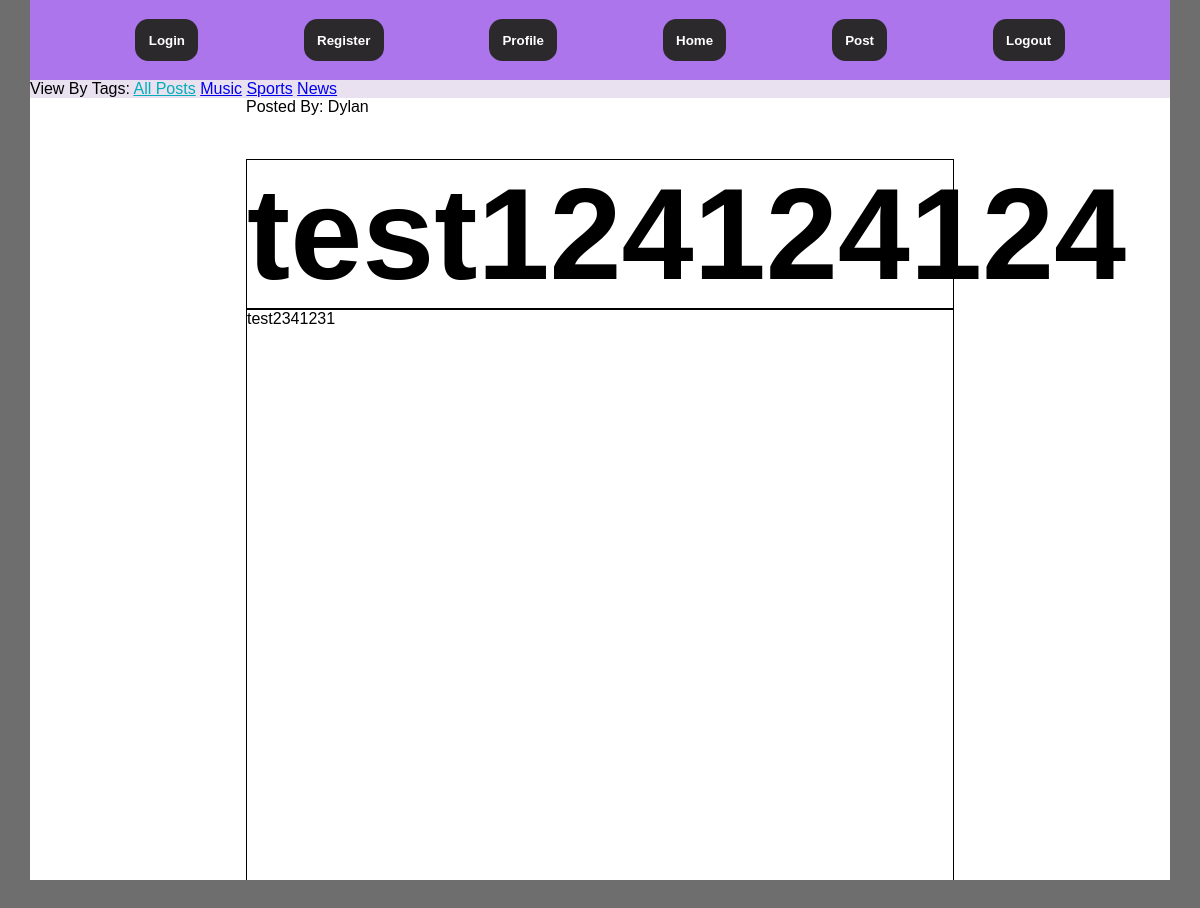
The app's page /Front-end/HTML/home.php, older data.
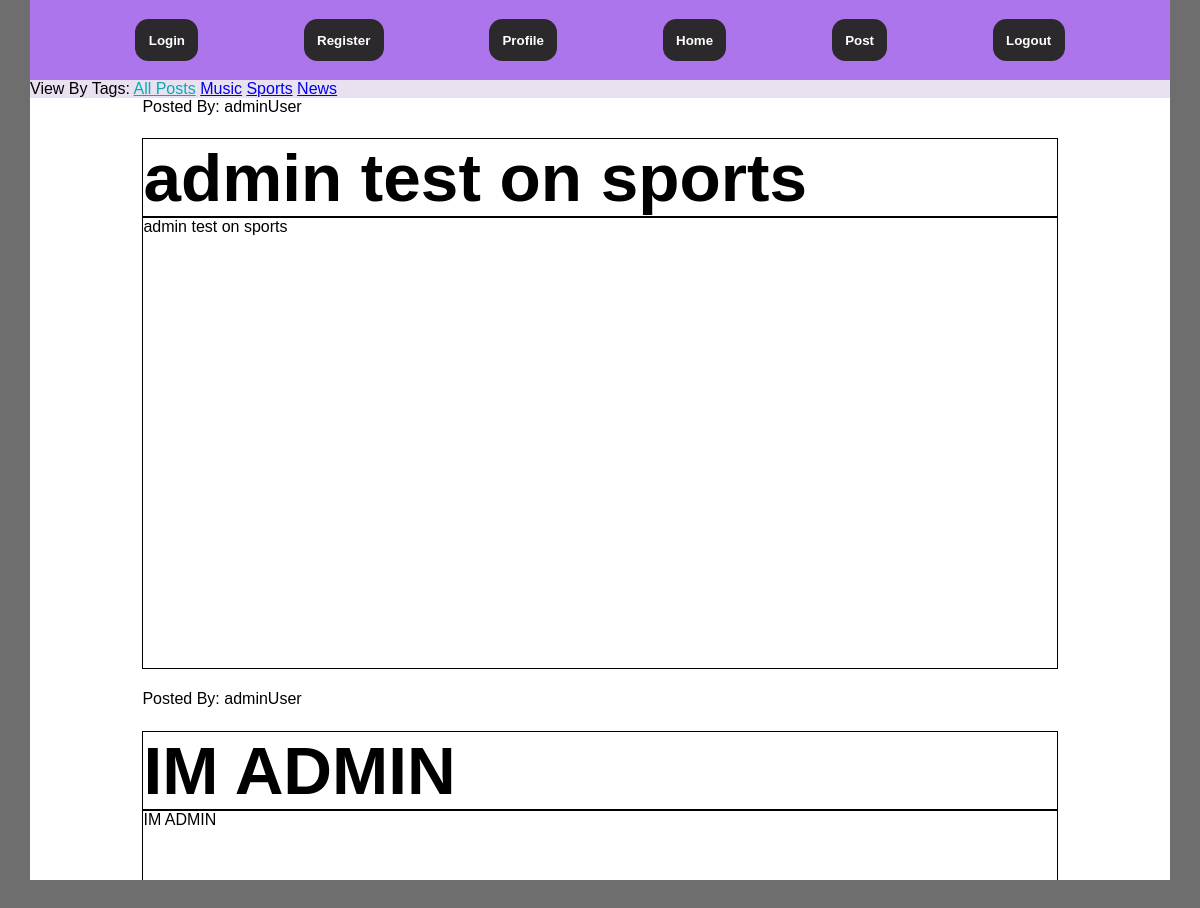
The same page, newer data.
### tables this page shows
CREATE TABLE `post` (
  `user` varchar(20) DEFAULT NULL,
  `postID` int(255) NOT NULL,
  `title` varchar(60) DEFAULT NULL,
  `content` varchar(10000) DEFAULT NULL,
  `creation_date` date DEFAULT current_timestamp(),
  `tag` varchar(20) DEFAULT NULL
);

### Front-end/HTML/home.php (the view, shortened to what this page needs)
<!doctype html>
<html>
  <head>
    <link rel="stylesheet" href="../CSS/reset.css">
    <link rel="stylesheet" href="../CSS/general.css">
    <link rel="stylesheet" href="../CSS/home.css">
  </head>
  <body class = "all_posts">
    <div class="header">
      <nav>
        <a href="login.html"><button>Login</button></a>
        <a href="register.html"><button>Register</button></a>
        <a href="profile.html"><button>Profile</button></a>
        <a href="home.php"><button>Home</button></a>
        <a href="post.html"><button>Post</button></a>
		<a href="../PHP/logout.php"><button>Logout</button></a>
      </nav>
    </div>
    <main>
      <div class = "postContainer">
        <div class = "tagsContainer">
          <p>View By Tags: <a id="allposts" href="home.php">All Posts</a> <a href="../PHP/music.php">Music</a> <a href="../PHP/sports.php">Sports</a> <a href="../PHP/news.php">News</a></p>
        </div>
        <?php
          $host = "localhost";
          $database = "db_92331107";
          $user = "92331107";
          $password = "92331107";
          $connection = mysqli_connect($host, $user, $password, $database);
          $error = mysqli_connect_error();
          if($error != null)
          {
              $output = "<p>Unable to connect to database!</p>";
              exit($output);
          }
          else
          {
            $sql = "SELECT * FROM post ORDER BY postID DESC";
            $results = mysqli_query($connection, $sql);
            while($row = mysqli_fetch_assoc($results)){
              echo "<p class = 'post'>Posted By: ".$row['user']."</p>";
              echo "<h1 class = 'post' id = 'postTitle'>".$row['title']."</h1>";
              echo "<p class = 'post' id = 'postDesc'>".$row['content']."</p>";
            }
          }
        ?>
      </div>
    </main>
  </body>
</html>

### Front-end/CSS/general.css (style rules this page uses)
html { height: 100%; width: 100%; display: flex; justify-content: center; align-items: center; font-family: Arial, sans-serif; }
body { background-color: #6f6e6f; display: flex; flex-wrap: wrap; width: 95%; height: 100%; }
main { display: flex; width: 100%; height: 100%; background-color: #eae1f0; }
.header { height: 10%; width: 100%; min-height: 10%; background-color: #ac75ec; }
.header nav { height: 100%; width: 100%; display: flex; justify-content: space-evenly; align-items: center; }
.header nav button { background-color: #2b292b; border: none; padding: 1em; color: rgb(255, 255, 255); font-weight: bold; border-radius: 1em; }

### Front-end/CSS/home.css (style rules this page uses)
body.all_posts #allposts { color:rgb(0, 173, 185); }
.postContainer { position: flex; overflow: auto; background-color: white; margin-left: auto; margin-right: auto; width: 80vh; }
.post { margin-left: 5vh; margin-right: 5vh; }
#postTitle { min-height: 0; margin-top: 1vh; border: 1px solid black; font-size: 3vh; }
#postDesc { min-height: 0; border: 1px solid black; height:20vh; }
.tagsContainer { position: relative; background-color: #eae1f0; }

Row changes from the older to the newer data that the page shows:
no longer on this page (row edited): post: user "Dylan", title "test124124124", content "test2341231"
added post: user "adminUser", title "admin test on sports", content "admin test on sports"
added post: user "adminUser", title "IM ADMIN", content "IM ADMIN"
